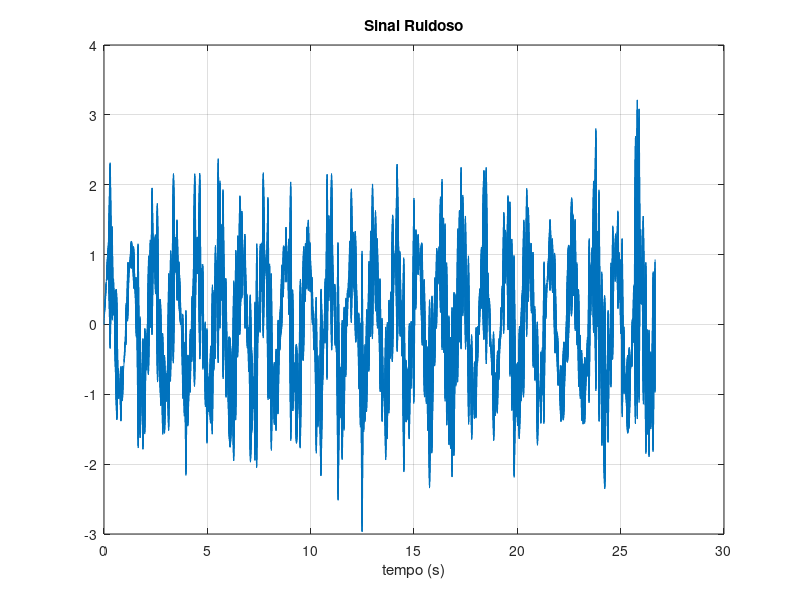
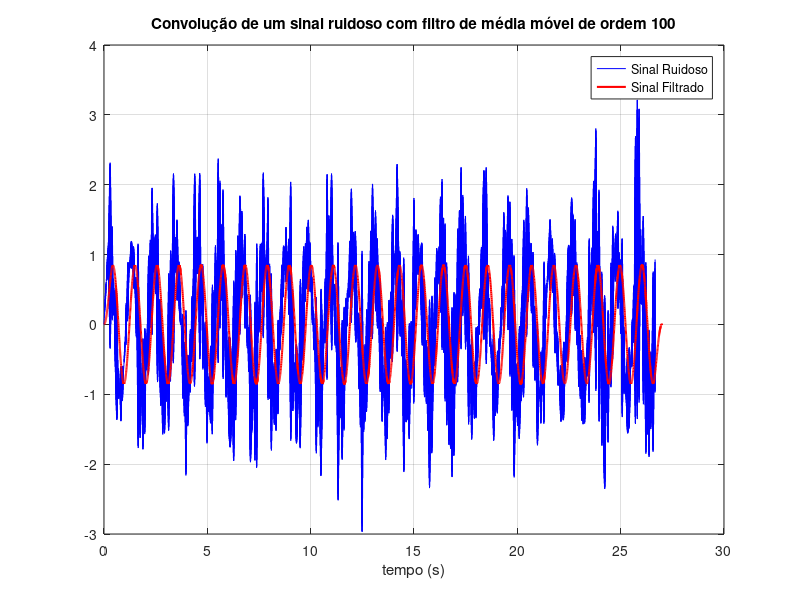
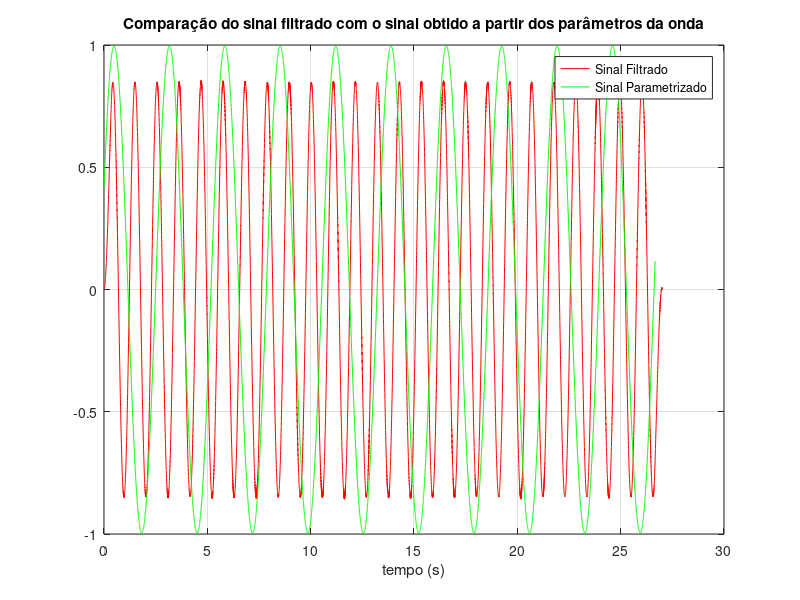

Source code (MATLAB) for these figures, in order:
clc;
clear all;
clf;
home
fs=300;
Ts=1/fs;
load('sinal13.mat');
sinal=ymedido;
t=0:Ts:(length(sinal)-1)*Ts;

figure 1
plot(t,sinal);
grid on;
title('Sinal Ruidoso');
xlabel('tempo (s)');

ordem = 100;
h=1/ordem*ones(1,ordem);
xf=conv(sinal,h);

tf=0:Ts:(length(xf)-1)*Ts;

figure 2
plot(t,sinal,'b');
hold on;
plot(tf,xf,'r','LineWidth',1.5);
grid on;
legend('Sinal Ruidoso', 'Sinal Filtrado', 'location', 'best');
title('Convolução de um sinal ruidoso com filtro de média móvel de ordem 100');
xlabel('tempo (s)');

T=8.49-5.81;
f=1/T;
A=0.9761-(-0.0201);
fase=2*pi*f*2.4968;

disp('Periodo: ' + T);
disp('Frequência: ' + f);
disp('Amplitude: ' + A);
disp('Fase: ' + fase);

x=A*sin(2*pi*f*t - fase);
figure 3
plot(tf,xf,'r',t,x,'g');
grid on;
xlabel('tempo (s)');
legend('Sinal Filtrado','Sinal Parametrizado', 'location', 'best');
title('Comparação do sinal filtrado com o sinal obtido a partir dos parâmetros da onda');
